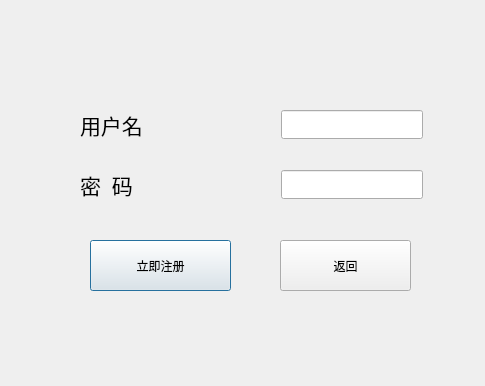
<?xml version="1.0" encoding="UTF-8"?>
<ui version="4.0">
 <class>Register</class>
 <widget class="QDialog" name="Register">
  <property name="geometry">
   <rect>
    <x>0</x>
    <y>0</y>
    <width>485</width>
    <height>386</height>
   </rect>
  </property>
  <property name="windowTitle">
   <string>Dialog</string>
  </property>
  <widget class="QWidget" name="layoutWidget">
   <property name="geometry">
    <rect>
     <x>80</x>
     <y>170</y>
     <width>343</width>
     <height>29</height>
    </rect>
   </property>
   <layout class="QHBoxLayout" name="horizontalLayout_2">
    <item>
     <widget class="QLabel" name="label_2">
      <property name="font">
       <font>
        <family>黑体</family>
        <pointsize>16</pointsize>
       </font>
      </property>
      <property name="text">
       <string>密  码</string>
      </property>
     </widget>
    </item>
    <item>
     <spacer name="horizontalSpacer_2">
      <property name="orientation">
       <enum>Qt::Horizontal</enum>
      </property>
      <property name="sizeHint" stdset="0">
       <size>
        <width>40</width>
        <height>20</height>
       </size>
      </property>
     </spacer>
    </item>
    <item>
     <widget class="QLineEdit" name="PasswordlineEdit">
      <property name="font">
       <font>
        <family>黑体</family>
        <pointsize>12</pointsize>
       </font>
      </property>
      <property name="echoMode">
       <enum>QLineEdit::Password</enum>
      </property>
     </widget>
    </item>
   </layout>
  </widget>
  <widget class="QPushButton" name="RegpushButton">
   <property name="geometry">
    <rect>
     <x>90</x>
     <y>240</y>
     <width>141</width>
     <height>51</height>
    </rect>
   </property>
   <property name="text">
    <string>立即注册</string>
   </property>
  </widget>
  <widget class="QPushButton" name="BackpushButton">
   <property name="geometry">
    <rect>
     <x>280</x>
     <y>240</y>
     <width>131</width>
     <height>51</height>
    </rect>
   </property>
   <property name="text">
    <string>返回</string>
   </property>
  </widget>
  <widget class="QWidget" name="">
   <property name="geometry">
    <rect>
     <x>80</x>
     <y>110</y>
     <width>343</width>
     <height>29</height>
    </rect>
   </property>
   <layout class="QHBoxLayout" name="horizontalLayout">
    <item>
     <widget class="QLabel" name="label">
      <property name="font">
       <font>
        <family>黑体</family>
        <pointsize>16</pointsize>
       </font>
      </property>
      <property name="text">
       <string>用户名</string>
      </property>
     </widget>
    </item>
    <item>
     <spacer name="horizontalSpacer">
      <property name="orientation">
       <enum>Qt::Horizontal</enum>
      </property>
      <property name="sizeHint" stdset="0">
       <size>
        <width>40</width>
        <height>20</height>
       </size>
      </property>
     </spacer>
    </item>
    <item>
     <widget class="QLineEdit" name="UsernamelineEdit">
      <property name="font">
       <font>
        <family>黑体</family>
        <pointsize>12</pointsize>
       </font>
      </property>
     </widget>
    </item>
   </layout>
  </widget>
 </widget>
 <resources/>
 <connections/>
</ui>
